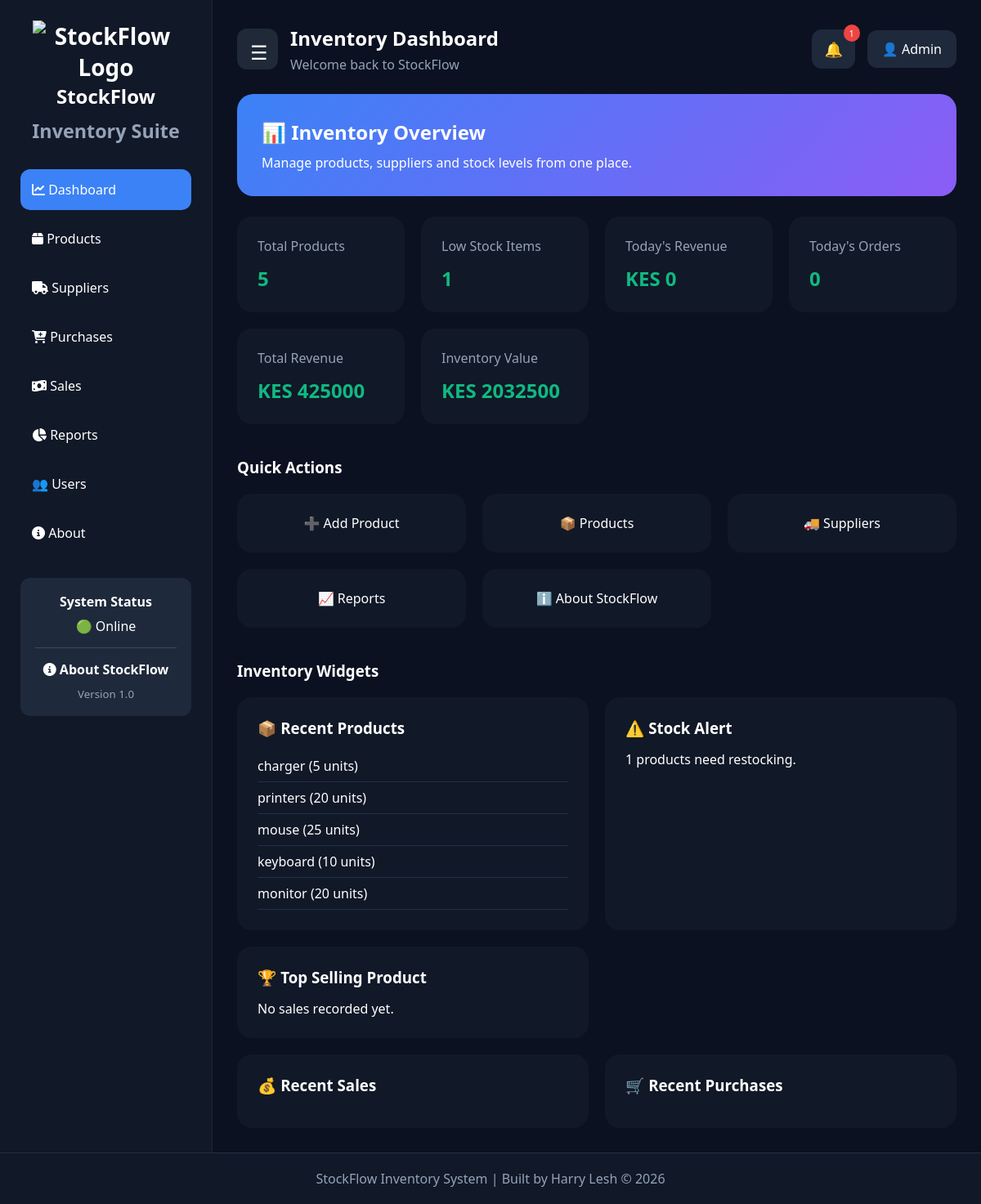
The app's page /dashboard (signed in) with its own data.
### tables this page shows
CREATE TABLE products(
        id INTEGER PRIMARY KEY AUTOINCREMENT,
        name TEXT NOT NULL,
        category TEXT NOT NULL,
        stock INTEGER NOT NULL,
        price REAL NOT NULL
    );

### app.py (the view)
@app.route("/dashboard")
def dashboard():
    if "user" not in session:
        return redirect("/")
    conn = sqlite3.connect("database.db")
    cursor = conn.cursor()
    cursor.execute("SELECT COUNT(*) FROM products")
    total_products = cursor.fetchone()[0]
    cursor.execute(
        "SELECT COUNT(*) FROM products WHERE stock < 10"
    )
    low_stock = cursor.fetchone()[0]
    cursor.execute("""
        SELECT name, stock
        FROM products
        WHERE stock < 10
        ORDER BY stock ASC
    """)
    low_stock_products = cursor.fetchall()
    cursor.execute("""
        SELECT *
        FROM products
        ORDER BY id DESC
        LIMIT 5
    """)
    recent_products = cursor.fetchall()
    cursor.execute("""
        SELECT IFNULL(
            SUM(quantity * selling_price),
            0
        )
        FROM sales
    """)
    total_revenue = cursor.fetchone()[0]
    cursor.execute("""
        SELECT IFNULL(
            SUM(stock * price),
            0
        )
        FROM products
    """)
    inventory_value = cursor.fetchone()[0]
    cursor.execute("""
        SELECT
            products.name,
            sales.quantity,
            sales.sale_date
        FROM sales
        JOIN products
        ON sales.product_id = products.id
        ORDER BY sales.id DESC
        LIMIT 5
    """)
    recent_sales = cursor.fetchall()
    cursor.execute("""
        SELECT
            products.name,
            purchases.quantity,
            purchases.purchase_date
        FROM purchases
        JOIN products
        ON purchases.product_id = products.id
        ORDER BY purchases.id DESC
        LIMIT 5
    """)
    recent_purchases = cursor.fetchall()
    from datetime import date
    today = date.today().strftime("%Y-%m-%d")
    cursor.execute("""
        SELECT IFNULL(
            SUM(quantity * selling_price),
            0
        )
        FROM sales
        WHERE sale_date = ?
    """, (today,))
    today_sales = cursor.fetchone()[0]
    cursor.execute("SELECT COUNT(*) FROM sales")
    total_orders = cursor.fetchone()[0]
    cursor.execute("""
        SELECT COUNT(*)
        FROM sales
        WHERE sale_date = ?
    """, (today,))
    today_orders = cursor.fetchone()[0]
    cursor.execute("""
        SELECT
            products.name,
            SUM(sales.quantity) AS sold
        FROM sales
        JOIN products
        ON sales.product_id = products.id
        GROUP BY products.name
        ORDER BY sold DESC
        LIMIT 1
    """)
    top_product = cursor.fetchone()
    conn.close()
    return render_template(
        "dashboard.html",
        total_products=total_products,
        low_stock=low_stock,
        low_stock_products=low_stock_products,
        recent_products=recent_products,
        recent_sales=recent_sales,
        recent_purchases=recent_purchases,
        total_revenue=total_revenue,
        inventory_value=inventory_value,
        today_sales=today_sales,
        total_orders=total_orders,
        today_orders=today_orders,
        top_product=top_product,
    )

### templates/dashboard.html (shortened to what this page needs)
{% extends "layout.html" %}
{% block content %}
<div class="dashboard-wrapper">
    <aside class="sidebar">
        <div class="logo">
            <img src="{{ url_for('static', filename='images/logo.png') }}" alt="StockFlow Logo" class="logo-img">
            <h2>StockFlow</h2>
            <small>Inventory Suite</small>
        </div>
        <ul class="menu">
            <li class="active">
                <a href="/dashboard">
                    <i class="fas fa-chart-line"></i>
                    Dashboard
                </a>
            </li>
            <li>
                <a href="/products">
                    <i class="fas fa-box"></i>
                    Products
                </a>
            </li>
            <li>
                <a href="/suppliers">
                    <i class="fas fa-truck"></i>
                    Suppliers
                </a>
            </li>
            <li>
                <a href="/purchases">
                    <i class="fas fa-cart-plus"></i>
                    Purchases
                </a>
            </li>
            <li>
                <a href="/sales">
                    <i class="fas fa-money-bill-wave"></i>
                    Sales
                </a>
            </li>
            <li>
                <a href="/reports">
                    <i class="fas fa-chart-pie"></i>
                    Reports
                </a>
            </li>
            <li>
                <a href="/users">
                    👥 Users
                </a>
            </li>
            <li>
                <a href="/about">
                    <i class="fas fa-circle-info"></i>
                    About
                </a>
            </li>
        </ul>
        <div class="sidebar-footer">
            <div class="footer-card">
                <h4>System Status</h4>
                <p>🟢 Online</p>
                <hr>
                <a href="/about" class="footer-link">
                    <i class="fas fa-circle-info"></i>
                    About StockFlow
                </a>
                <small class="version-text">
                    Version 1.0
                </small>
            </div>
        </div>
    </aside>
    <main class="main-content">
        <div class="topbar">
            <div class="top-left">
                <div class="menu-dropdown">
                    <button class="menu-btn" id="menuBtn">
                        ☰
                    </button>
                </div>
                <div>
                    <h2>Inventory Dashboard</h2>
                    <p class="welcome-text">
                        Welcome back to StockFlow
                    </p>
                </div>
            </div>
            <div class="top-right">
                <div class="notification-wrapper">
                    <button class="notification-btn">
                        🔔
                        {% if low_stock > 0 %}
                        <span class="notification-count">
                            {{ low_stock }}
                        </span>
                        {% endif %}
                    </button>
                </div>
                <div class="profile-box">
                    👤 Admin
                </div>
            </div>
        </div>
        <div class="welcome-banner">
            <h2>📊 Inventory Overview</h2>
            <p>
                Manage products, suppliers and stock levels
                from one place.
            </p>
        </div>
        <div class="stats-grid">
            <div class="stat-card">
                <span>Total Products</span>
                <h2>{{ total_products }}</h2>
            </div>
            <div class="stat-card">
                <span>Low Stock Items</span>
                <h2>{{ low_stock }}</h2>
            </div>
            <div class="stat-card">
                <span>Today's Revenue</span>
                <h2>KES {{ "%.0f"|format(today_sales) }}</h2>
            </div>
            <div class="stat-card">
                <span>Today's Orders</span>
                <h2>{{ today_orders }}</h2>
            </div>
            <div class="stat-card">
                <span>Total Revenue</span>
                <h2>KES {{ "%.0f"|format(total_revenue) }}</h2>
            </div>
            <div class="stat-card">
                <span>Inventory Value</span>
                <h2>KES {{ "%.0f"|format(inventory_value) }}</h2>
            </div>
        </div>
        <h3 class="section-title">
            Quick Actions
        </h3>
        <div class="action-grid">
            <a href="/add-product" class="action-card">
                ➕ Add Product
            </a>
            <a href="/products" class="action-card">
                📦 Products
            </a>
            <a href="/suppliers" class="action-card">
                🚚 Suppliers
            </a>
            <a href="/reports" class="action-card">
                📈 Reports
            </a>
            <a href="/about" class="action-card">
                ℹ️ About StockFlow
            </a>
        </div>
        <h3 class="section-title">
            Inventory Widgets
        </h3>
        <div class="widgets-grid">
            <div class="widget-card">
                <h3>📦 Recent Products</h3>
                <ul>
                    {% for product in recent_products %}
                    <li>
                        {{ product[1] }}
                        ({{ product[3] }} units)
                    </li>
                    {% endfor %}
                </ul>
            </div>
            <div class="widget-card">
                <h3>⚠️ Stock Alert</h3>
                {% if low_stock > 0 %}
                <p>
                    {{ low_stock }}
                    products need restocking.
                </p>
                {% else %}
                <p>
                    Inventory levels are healthy.
                </p>
                {% endif %}
            </div>
            <div class="widget-card">
                <h3>🏆 Top Selling Product</h3>
                {% if top_product %}
                <h2>{{ top_product[0] }}</h2>
                <p>
                    {{ top_product[1] }} units sold
                </p>
                {% else %}
                <p>No sales recorded yet.</p>
                {% endif %}
            </div>
        </div>
        <div class="widgets-grid">
            <div class="widget-card">
                <h3>💰 Recent Sales</h3>
            </div>
            <div class="widget-card">
                <h3>🛒 Recent Purchases</h3>
            </div>
        </div>
    </main>
</div>
{% endblock %}

### static/css/style.css (style rules this page uses)
* { margin: 0; padding: 0; box-sizing: border-box; font-family: 'Segoe UI', sans-serif; }
body { background: #0b1120; color: white; min-height: 100vh; display: flex; flex-direction: column; }
.dashboard-wrapper { display: flex; min-height: 100vh; }
.sidebar { width: 260px; background: #111827; padding: 25px; border-right: 1px solid rgba(255, 255, 255, .05); }
.logo { font-size: 28px; font-weight: 700; margin-bottom: 40px; }
.menu { list-style: none; }
.menu li { margin-bottom: 10px; }
.menu a { display: block; padding: 14px; border-radius: 12px; color: white; text-decoration: none; transition: .3s; }
.active a { background: #3b82f6; }
.main-content { flex: 1; padding: 30px; }
.topbar { display: flex; justify-content: space-between; align-items: center; }
.welcome-text { color: #94a3b8; margin-top: 5px; }
.profile-box { background: #1e293b; padding: 12px 18px; border-radius: 12px; }
.welcome-banner { margin-top: 25px; background: linear-gradient(135deg, #3b82f6, #8b5cf6); padding: 30px; border-radius: 20px; }
.welcome-banner p { margin-top: 10px; }
.stats-grid { display: grid; grid-template-columns: repeat(auto-fit, minmax(230px, 1fr)); gap: 20px; margin-top: 25px; }
.stat-card { background: #111827; border-radius: 18px; padding: 25px; transition: .3s; }
.stat-card span { color: #94a3b8; }
.stat-card h2 { margin-top: 12px; color: #10b981; }
.section-title { margin-top: 40px; margin-bottom: 20px; }
.action-grid { display: grid; grid-template-columns: repeat(auto-fit, minmax(220px, 1fr)); gap: 20px; }
.action-card { background: #111827; color: white; text-decoration: none; text-align: center; padding: 25px; border-radius: 18px; transition: .3s; }
.widgets-grid { display: grid; grid-template-columns: 1fr 1fr; gap: 20px; margin-top: 20px; }
.widget-card { background: #111827; padding: 25px; border-radius: 18px; }
.widget-card h3 { margin-bottom: 15px; }
.widget-card ul { list-style: none; }
.widget-card li { padding: 8px 0; border-bottom: 1px solid #233045; }
.top-left { display: flex; align-items: center; gap: 15px; }
.top-right { display: flex; align-items: center; gap: 15px; }
.menu-btn { background: #1e293b; color: white; border: none; padding: 12px 16px; border-radius: 10px; cursor: pointer; font-size: 18px; }
.sidebar-footer { margin-top: 40px; }
.footer-card { background: #1e293b; padding: 15px; border-radius: 12px; }
.footer-card h4 { margin-bottom: 8px; }
.logo { text-align: center; margin-bottom: 30px; }
.logo-img { width: 180px; height: auto; display: block; margin: auto; }
.logo h2 { font-size: 24px; margin-bottom: 5px; }
.logo small { color: #94a3b8; }
.notification-wrapper { position: relative; }
.notification-btn { background: #1e293b; border: none; color: white; padding: 14px; border-radius: 12px; cursor: pointer; position: relative; font-size: 18px; }
.notification-count { position: absolute; top: -5px; right: -5px; background: #ef4444; color: white; font-size: 12px; padding: 3px 7px; border-radius: 50%; }
.notification-btn { background: #1e293b; border: none; color: white; padding: 12px 15px; border-radius: 12px; cursor: pointer; font-size: 18px; position: relative; }
.notification-count { position: absolute; top: -6px; right: -6px; background: #ef4444; color: white; font-size: 11px; padding: 3px 7px; border-radius: 50%; }
.sidebar-footer { margin-top: auto; padding-top: 20px; }
.footer-card { background: #1e293b; padding: 18px; border-radius: 12px; text-align: center; }
.footer-card hr { border: none; border-top: 1px solid rgba(255, 255, 255, .15); margin: 15px 0; }
.footer-link { display: block; color: white; text-decoration: none; font-weight: 600; transition: .3s; }
.version-text { display: block; margin-top: 10px; color: #94a3b8; }
.menu-dropdown { position: relative; display: inline-block; }
.menu-btn { width: 50px; height: 50px; border: none; border-radius: 12px; background: #1f2937; color: white; font-size: 24px; cursor: pointer; }

### static/css/profile.css (style rules this page uses)
.stats-grid { display: grid; grid-template-columns: repeat(auto-fit, minmax(180px, 1fr)); gap: 20px; }

### records on screen
products: name "charger", stock "5"
products: name "printers", stock "20"
products: name "mouse", stock "25"
products: name "keyboard", stock "10"
products: name "monitor", stock "20"

### other values on screen
{{ low_stock }} "1"
{{ total_products }} "5"
{{ "%.0f"|format(today_sales) }} "0"
{{ today_orders }} "0"
{{ "%.0f"|format(total_revenue) }} "425000"
{{ "%.0f"|format(inventory_value) }} "2032500"
